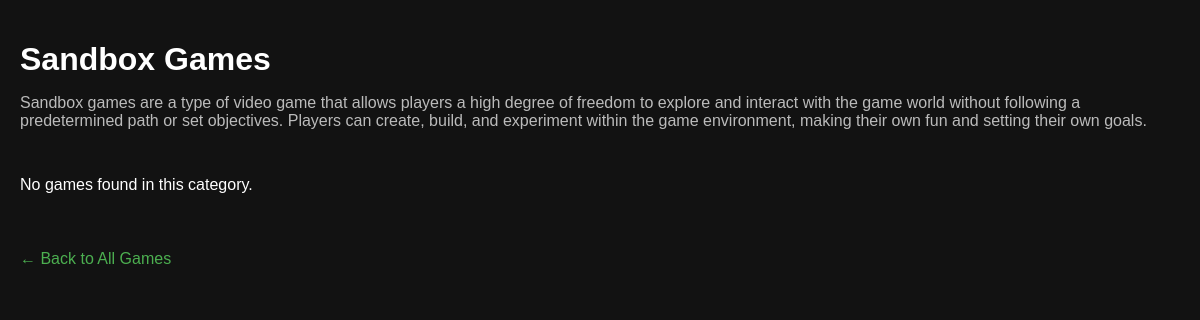
The app's page /category/4/ with its own data.
### main/models.py (models this page shows)
class Category(models.Model):
    name=models.CharField(max_length=100)
    description = models.TextField(blank=True)
    class Meta:
        db_table = 'categories'

### main/views.py (the view)
# urls.py: path('category/<int:category_id>/', views.category_view, name='category-view'),
def category_view(request: HttpRequest, category_id: int):
    category = get_object_or_404(Category, id=category_id)
    games = Game.objects.all()
    category_games = []
    for game in games:
        if game.categories.contains(category):
            category_games.append(game)
    context = {'category': category, 'games': category_games}
    return render(request, "category_view.html", context=context)

### templates/category_view.html (shortened to what this page needs)
{% load static %}
<!DOCTYPE html>
<html lang="en">
<head>
</head>
<body>
    <h1>{{ category.name }} Games</h1>
    {% if category.description %}
        <p class="category-description">
            {{ category.description }}
        </p>
    {% endif %}
    <div class="games-container">
        {% for game in games %}
            <div class="game-card">
                <img src="{{ game.icon_url }}" alt="{{ game.title }} image">
                <h3 class="game-title">{{ game.title }}</h3>
                <p>{{ game.publisher }}</p>
                <p class="game-description">
                    {{ game.description }}
                </p>
                <p class="price">
                    {% if game.price == 0 %}
                        Free
                    {% else %}
                        ${{ game.price|floatformat:2 }}
                    {% endif %}
                </p>
                <a href="{% url 'game' game.id %}" class="view-btn">
                    View Game
                </a>
            </div>
        {% empty %}
            <p>No games found in this category.</p>
        {% endfor %}
    </div>
    <a href="{% url 'games' %}" class="back-link">
        ← Back to All Games
    </a>
</body>
</html>

### templates/category_view.html (style rules this page uses)
body { font-family: Arial, sans-serif; background-color: #121212; color: white; margin: 0; padding: 20px; }
h1 { margin-bottom: 5px; }
.category-description { color: #bbbbbb; margin-bottom: 30px; }
.games-container { display: flex; flex-direction: column; gap: 25px; align-items: flex-start; margin-top: 25px; }
.back-link { display: inline-block; margin-top: 40px; color: #4CAF50; text-decoration: none; }

### records on screen
Category: name "Sandbox", description "Sandbox games are a type of video game that allows players a high degree of freedom to explore and interact with the game world without following a predetermined path or set objectives. Players can create, build, and experiment within the game environment, making their own fun and setting their own goals."
